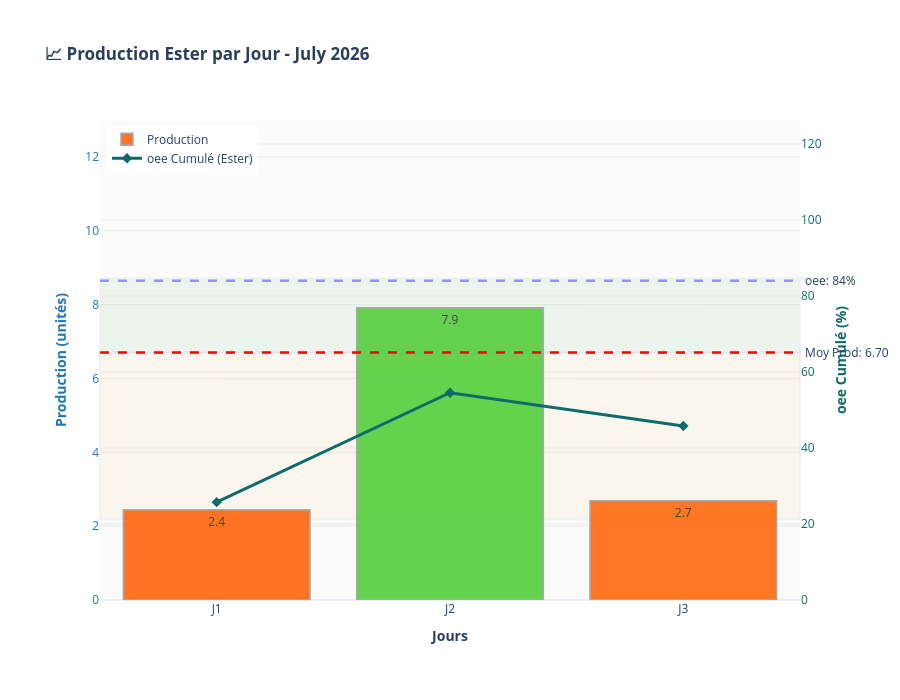

Source (notebook cell):
### Code cell
dashboard.plot_histogramme_jours_mois_v2(mois=7, annea=2026, nom_produit='Ester', std=2)

### Figure 1 — Plotly figure (JSON) as saved in the notebook; plotly's stock layout.template omitted (floating-point values rounded to 4 significant figures)
{"data": [{"hovertemplate": "<b>Jour %{x}</b><br>Production: %{y:.2f}<extra></extra>", "marker": {"color": ["rgba(255, 92, 0, 0.85)", "rgba(76, 204, 50, 0.85)", "rgba(255, 97, 0, 0.85)"], "line": {"color": "darkgray", "width": 1.5}}, "name": "Production", "showlegend": true, "text": ["2.4", "7.9", "2.7"], "textposition": "auto", "type": "bar", "x": ["J1", "J2", "J3"], "y": [2.447, 7.918, 2.687], "yaxis": "y"}, {"hovertemplate": "<b>Jour %{x}</b><br>oee Cumul: %{y:.1f}%<extra></extra>", "line": {"color": "#0F6B6B", "width": 3}, "marker": {"color": "#0F6B6B", "size": 8, "symbol": "diamond"}, "mode": "lines+markers", "name": "oee Cumulé (Ester)", "type": "scatter", "x": ["J1", "J2", "J3"], "y": [25.76, 54.55, 45.79], "yaxis": "y2"}], "layout": {"annotations": [{"showarrow": false, "text": " Moy Prod: 6.70", "x": 1, "xanchor": "left", "xref": "x domain", "y": 6.7, "yanchor": "middle", "yref": "y"}, {"showarrow": false, "text": " oee: 84%", "x": 1, "xanchor": "left", "xref": "x domain", "y": 84, "yanchor": "middle", "yref": "y2"}], "height": 700, "hovermode": "x unified", "legend": {"x": 0.01, "y": 0.99}, "margin": {"b": 100, "l": 100, "r": 100, "t": 120}, "plot_bgcolor": "rgba(240, 240, 240, 0.3)", "shapes": [{"line": {"color": "red", "dash": "dash", "width": 2.5}, "type": "line", "x0": 0, "x1": 1, "xref": "x domain", "y0": 6.7, "y1": 6.7, "yref": "y"}, {"line": {"color": "#8f97F3", "dash": "dash", "width": 2.5}, "type": "line", "x0": 0, "x1": 1, "xref": "x domain", "y0": 84, "y1": 84, "yref": "y2"}, {"fillcolor": "green", "layer": "below", "opacity": 0.05, "type": "rect", "x0": 0, "x1": 1, "xref": "x domain", "y0": 6.7, "y1": 8.709, "yref": "y"}, {"fillcolor": "orange", "layer": "below", "opacity": 0.05, "type": "rect", "x0": 0, "x1": 1, "xref": "x domain", "y0": 2.202, "y1": 6.7, "yref": "y"}], "title": {"text": "<b>📈 Production Ester par Jour - July 2026</b>"}, "xaxis": {"showgrid": false, "title": {"text": "<b>Jours</b>"}}, "yaxis": {"gridcolor": "rgba(200, 200, 200, 0.3)", "gridwidth": 1, "range": [0, 13], "showgrid": true, "side": "left", "tickfont": {"color": "#1f77b4"}, "title": {"font": {"color": "#1f77b4"}, "text": "<b>Production (unités)</b>"}}, "yaxis2": {"gridcolor": "rgba(200, 200, 200, 0.3)", "gridwidth": 1, "overlaying": "y", "range": [0, 126.3], "showgrid": true, "side": "right", "tickfont": {"color": "#0F6B6B"}, "title": {"font": {"color": "#0F6B6B"}, "text": "<b>oee Cumulé (%)</b>"}}}}
